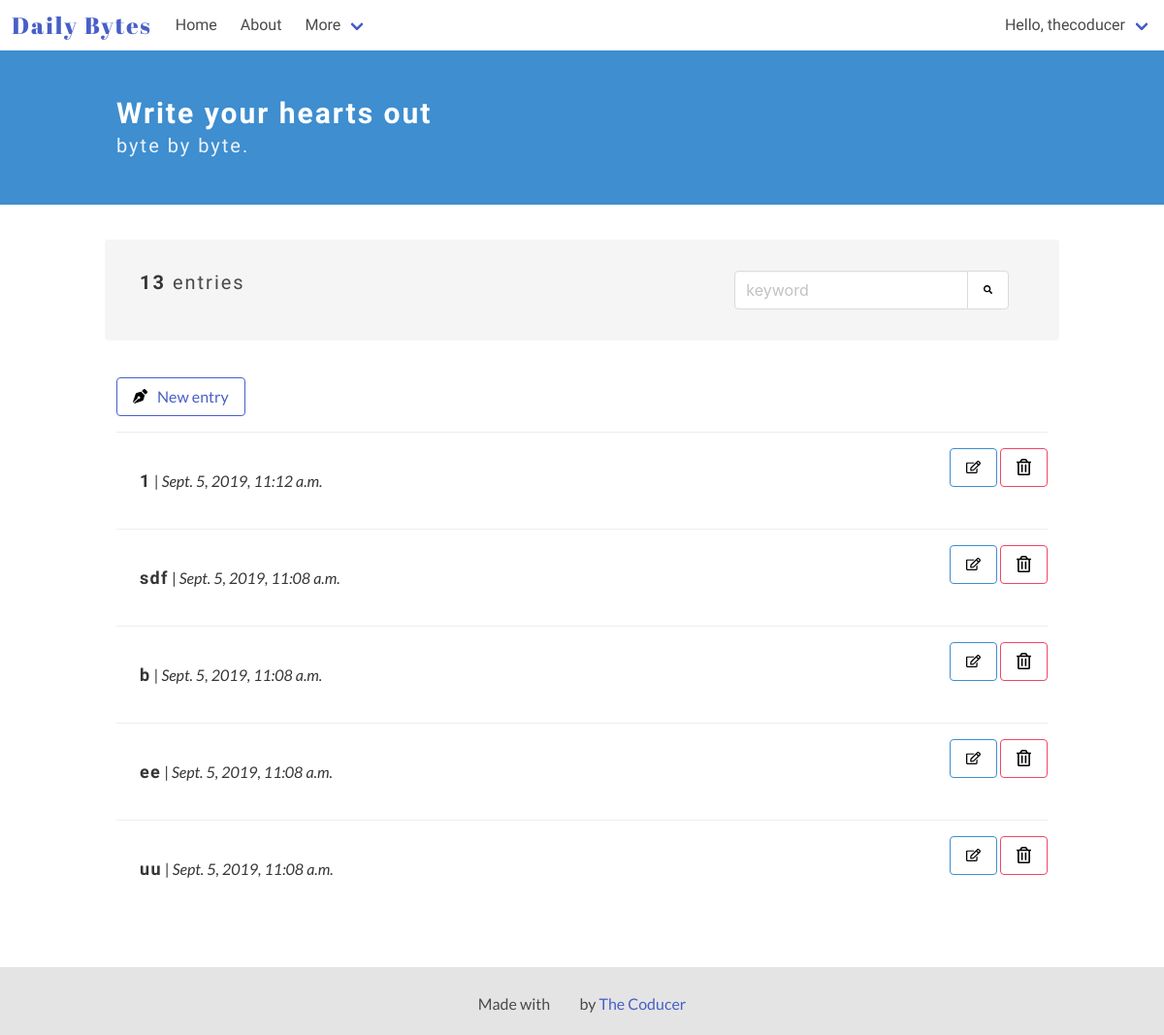
Page / (signed in) on the earlier database version.
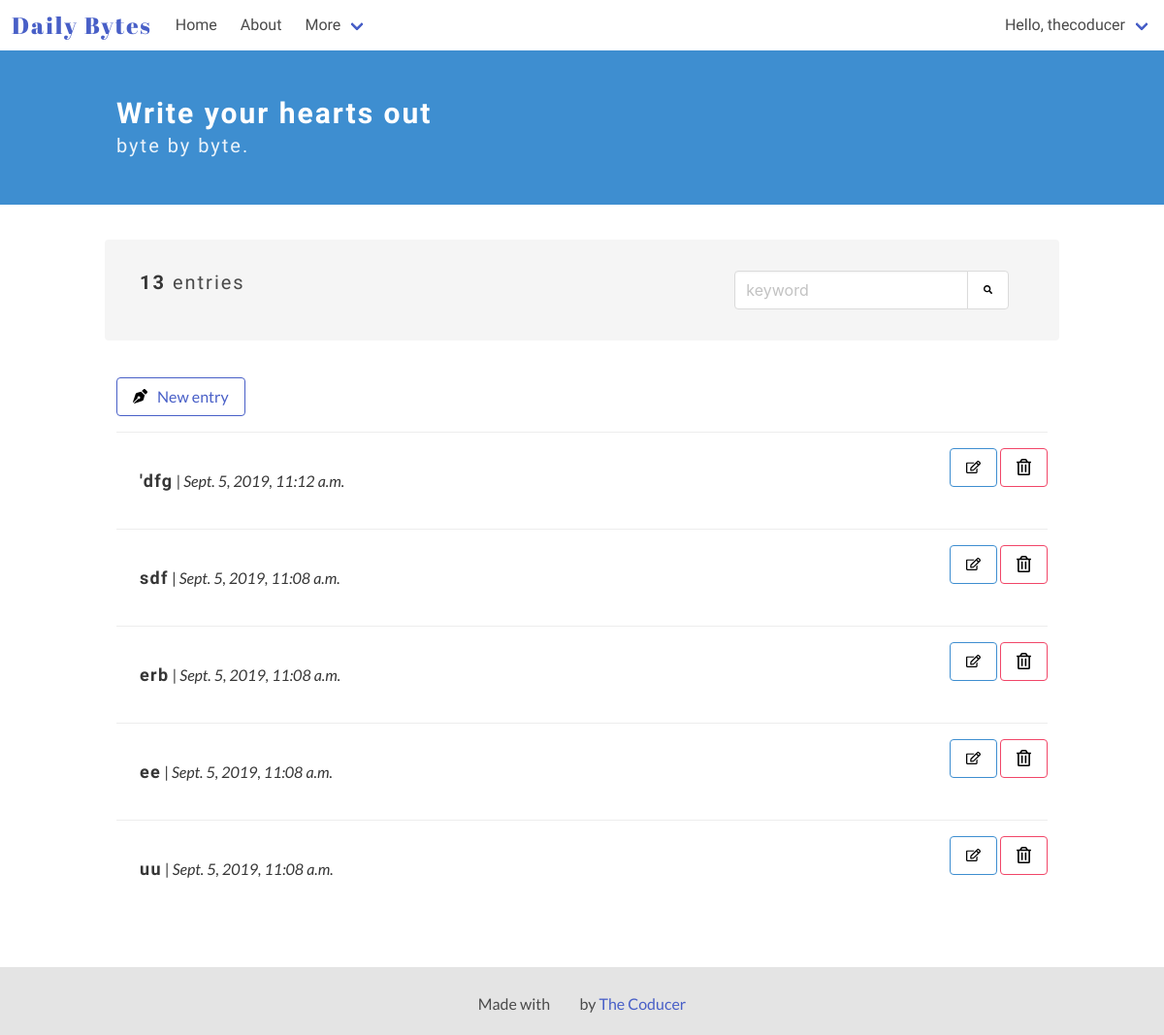
Same page on the later database version.
### diary_app/models.py (models this page shows)
class Entry(models.Model):
    author = models.ForeignKey(User, on_delete=models.CASCADE) # User is an auth model
    title = models.CharField(max_length=100, default='', verbose_name="")
    text = RichTextUploadingField(verbose_name="")
    date_posted = models.DateTimeField(auto_now_add = True)
    trash = models.BooleanField(default=False)
    """ def __str__(self):
        return 'Entry #{}'.format(self.id) """
    class Meta:
        verbose_name_plural = 'entries'

### diary_app/views.py (the view)
# urls.py: 2. Add a URL to urlpatterns:  path('', views.home, name='home')
@login_required
def home(request):
    entries = Entry.objects.filter(author=request.user, trash=False)
    count_entries = entries.count()
    entries = entries.order_by('-date_posted')
    paginator = Paginator(entries, 5)
    page = request.GET.get('page')
    entries = paginator.get_page(page)
    context = {'entries': entries, 'count_entries': count_entries}
    return render(request, 'diary_app/home.html', context)

### diary_app/templates/diary_app/home.html (shortened to what this page needs)
<!DOCTYPE html>
<html lang="en">
<head>
</head>
<body>
    {% extends "./base.html" %}
    {% block content %}
    {% load static %}
    <section class="hero is-info">
        <div class="hero-body">
        <div class="container">
            <h1 class="title">
                Write your hearts out
            </h1>
            <h2 class="subtitle">
                byte by byte.
            </h2>
        </div>
        </div>
    </section>
    <section class="section">
        <div class="container">
            <div class="container my-top-bar">
            <div class="columns notification">
                <div class="column is-two-thirds">
                    <p class="subtitle is-5">
                        {% if count_entries < 1 %}
                            You don't have any entries
                        {% else %}
                            <strong>{{ count_entries }}</strong> entries
                        {% endif %}
                    </p>
                </div>
                <div class="column">
                <div class="field has-addons">
                    <p class="control">
                        <input class="input" type="text" placeholder="keyword">
                    </p>
                    <p class="control">
                        <button class="button">
                            <img class="search-icon" src="{% static '/images/search.svg' %}" alt="Add new byte" width=15px height=15px>
                        </button>
                    </p>
                    </div>
                    </div>
                </div>
                </div>
        <article class="media">
            <div class="media-content">
                <div class="content">
                    <a class="button is-link is-outlined" href="{% url 'add' %}"><img src="{% static '/images/pen.svg' %}" alt="Add new byte" width=15px height=15px style="margin-right: 10px;">New entry</a>
                </div>
            </div>
        </article>
        {% for entry in entries %}
            <article class="media">
            <div class="media-content">
                <a href="/entry/{{entry.id}}">
                <div class="content notification readmore-div">
                    <p>
                        <strong class="entry-title">{{ entry.title }}</strong> | <i>{{ entry.date_posted }}</i>
                    </p>
                </div>
                </a>
            </div>
            <div class="media-right">
                    <a class="button is-info is-outlined" href="/edit/{{entry.id}}"><img src="{% static '/images/edit.svg' %}" alt="Edit" width=15px height=15px></a>
                    <a class="button is-danger is-outlined" href="/delete/{{entry.id}}" onclick="del()"><img src="{% static '/images/delete.svg' %}" alt="Delete" width=15px height=15px color: red;></a>
            </div>
            </article>
        {% endfor %}
        </div>
    </section>
    {% endblock %}

Differences in the rows shown:
changed Entry: title "1" → "'dfg"
changed Entry: title "b" → "erb"
